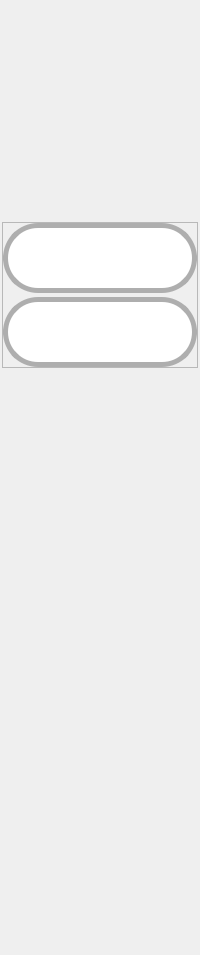
            <widget class="QWidget" name="offers_properties_panel">
             <layout class="QVBoxLayout" name="verticalLayout_53">
              <property name="spacing">
               <number>2</number>
              </property>
              <property name="leftMargin">
               <number>2</number>
              </property>
              <property name="topMargin">
               <number>2</number>
              </property>
              <property name="rightMargin">
               <number>2</number>
              </property>
              <property name="bottomMargin">
               <number>2</number>
              </property>
              <item>
               <spacer name="verticalSpacer_23">
                <property name="orientation">
                 <enum>Qt::Vertical</enum>
                </property>
                <property name="sizeType">
                 <enum>QSizePolicy::Minimum</enum>
                </property>
                <property name="sizeHint" stdset="0">
                 <size>
                  <width>20</width>
                  <height>220</height>
                 </size>
                </property>
               </spacer>
              </item>
              <item>
               <widget class="QFrame" name="frame_55">
                <property name="sizePolicy">
                 <sizepolicy hsizetype="Preferred" vsizetype="Preferred">
                  <horstretch>0</horstretch>
                  <verstretch>0</verstretch>
                 </sizepolicy>
                </property>
                <property name="styleSheet">
                 <string notr="true"/>
                </property>
                <property name="frameShape">
                 <enum>QFrame::StyledPanel</enum>
                </property>
                <property name="frameShadow">
                 <enum>QFrame::Raised</enum>
                </property>
                <layout class="QVBoxLayout" name="verticalLayout_65">
                 <property name="spacing">
                  <number>4</number>
                 </property>
                 <property name="leftMargin">
                  <number>0</number>
                 </property>
                 <property name="topMargin">
                  <number>0</number>
                 </property>
                 <property name="rightMargin">
                  <number>0</number>
                 </property>
                 <property name="bottomMargin">
                  <number>0</number>
                 </property>
                 <item>
                  <widget class="QPushButton" name="offer_add_btn2">
                   <property name="minimumSize">
                    <size>
                     <width>70</width>
                     <height>70</height>
                    </size>
                   </property>
                   <property name="toolTip">
                    <string>Add shift</string>
                   </property>
                   <property name="styleSheet">
                    <string notr="true">QPushButton{
	border-style: solid;	
	border-width: 5px;
	border-radius:35px;
	border-color: rgb(174, 174, 174);

	padding: 10px;
	
	
	background-color: rgb(255, 255, 255);
	image: url(:/icons/icons/plus.svg);
	
}


QPushButton:hover{
	
	image: url(:/icons/icons/plus2.svg);
}
QPushButton:pressed{
	
	background-color: rgb(100, 100, 100);
	image: url(:/icons/icons/plus2.svg);
}
</string>
                   </property>
                   <property name="text">
                    <string/>
                   </property>
                   <property name="autoRepeat">
                    <bool>false</bool>
                   </property>
                  </widget>
                 </item>
                 <item>
                  <widget class="QPushButton" name="offer_remove_btn">
                   <property name="enabled">
                    <bool>true</bool>
                   </property>
                   <property name="minimumSize">
                    <size>
                     <width>70</width>
                     <height>70</height>
                    </size>
                   </property>
                   <property name="toolTip">
                    <string>Remove shift</string>
                   </property>
                   <property name="styleSheet">
                    <string notr="true">QPushButton{

	border-style: solid;	
	border-width: 5px;
	border-radius:35px;
	border-color: rgb(174, 174, 174);

	padding: 10px;

	
	image: url(:/icons/icons/trash-can-with-cover.svg) ;
	background-color: rgb(255, 255, 255);
 	

	
}


QPushButton:hover{

	image: url(:/icons/icons/trash-can-with-cover.svg);
	background-color: rgb(200, 200, 200);
	
}


QPushButton:pressed{

	background-color: rgb(100, 100, 100);
	image: url(:/icons/icons/open-trash-can.svg);

}

QPushButton:disabled{
	
	background-color: rgb(142,142,142);
}
</string>
                   </property>
                   <property name="text">
                    <string/>
                   </property>
                  </widget>
                 </item>
                </layout>
               </widget>
              </item>
              <item>
               <spacer name="verticalSpacer_24">
                <property name="orientation">
                 <enum>Qt::Vertical</enum>
                </property>
                <property name="sizeHint" stdset="0">
                 <size>
                  <width>20</width>
                  <height>585</height>
                 </size>
                </property>
               </spacer>
              </item>
             </layout>
            </widget>
